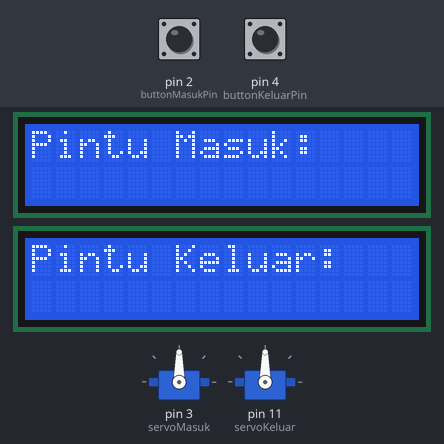
This sketch was run on a simulated Arduino Uno, built with avr-gcc and run on an emulated ATmega328P. Shown: 2 × servo, 2 × 16×2 character LCD. Inputs (shaded band) come from the test bench; at power-on: pin 2 (buttonMasukPin) HIGH, pin 4 (buttonKeluarPin) HIGH.

Above: at 1.3 s.
1.4 s: pin 2 (buttonMasukPin) pulled LOW for 3.2 s
At 6.6 s:
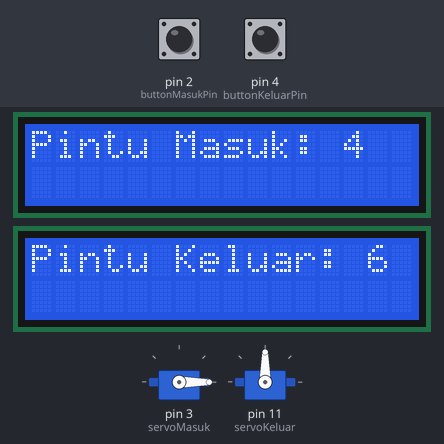
6.9 s: pin 4 (buttonKeluarPin) pulled LOW for 3.2 s
At 12.1 s:
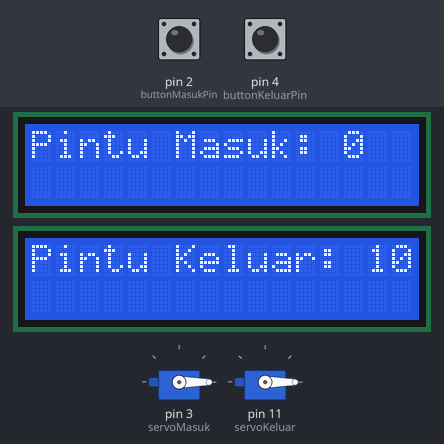
12.4 s: pin 2 (buttonMasukPin) pulled LOW for 0.15 s
At 13.2 s:
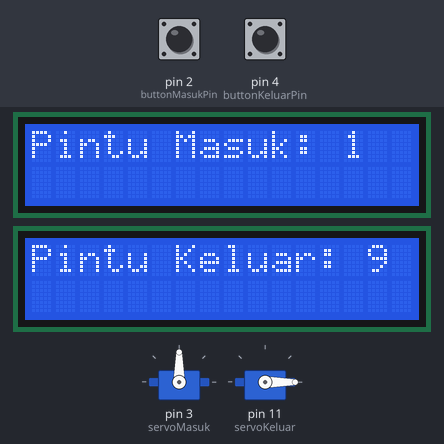
14.9 s: pin 4 (buttonKeluarPin) pulled LOW for 3.2 s
At 17.3 s:
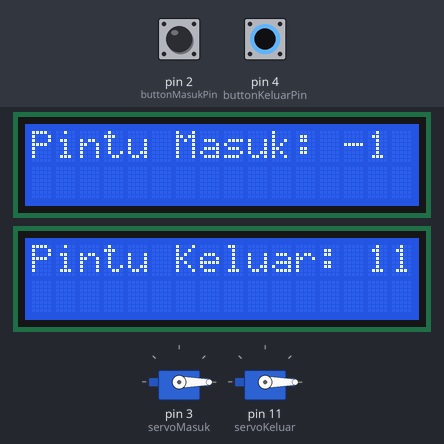
Timing chart, 0 to 18.8 s (numbered marks = the images above; inputs shaded):
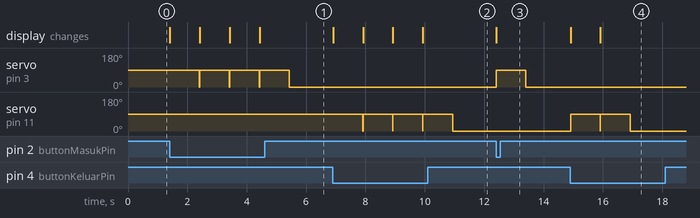

Measured:
- after the input at 1.4 s, servo on pin 3 (servoMasuk): 90° → 0° after 4.0 s; the display: first changes at once (image 1 shows a later state)
- after the input at 6.9 s, servo on pin 11 (servoKeluar): 90° → 0° after 4.0 s; the display: first changes at once (image 2 shows a later state)
- after the input at 12.4 s, servo on pin 3 (servoMasuk): 0° → 90° at once, → 0° 1.0 s later; the display: changes at once (image 3)
- after the input at 14.9 s, servo on pin 11 (servoKeluar): 0° → 90° at once, → 0° 2.0 s later; the display: first changes at once (image 4 shows a later state)

The sketch:

Parking_Car_Simulation.ino
```cpp
#include <Servo.h>
#include <LiquidCrystal.h>

Servo servoMasuk; // Motor servo pintu masuk
Servo servoKeluar; // Motor servo pintu keluar
LiquidCrystal lcdMasuk(A0, A1, A2, A3, A4, A5); // Inisialisasi LCD
LiquidCrystal lcdKeluar(7, 8, 9, 10, 12, 13);

const int buttonMasukPin = 2; // Pin untuk tombol masuk
const int buttonKeluarPin = 4; // Pin untuk tombol keluar
int kendaraanMasuk = 0; // Jumlah kendaraan yang masuk
int kendaraanKeluar = 10; // Jumlah kendaraan yang keluar

void setup() {
  servoMasuk.attach(3); // Attach motor servo pintu masuk ke pin 3
  servoKeluar.attach(11); // Attach motor servo pintu keluar ke pin 11
  pinMode(buttonMasukPin, INPUT_PULLUP); // Konfigurasi tombol masuk sebagai input dengan pull-up resistor
  pinMode(buttonKeluarPin, INPUT_PULLUP); // Konfigurasi tombol keluar sebagai input dengan pull-up resistor
  lcdMasuk.begin(16, 2); // Inisialisasi LCD dengan ukuran 16x2
  //lcdMasuk.clear(); // Membersihkan tampilan awal LCD
  lcdMasuk.print("Pintu Masuk: ");
  lcdKeluar.begin(16, 2);
  //lcdKeluar.clear();
  lcdKeluar.print("Pintu Keluar: ");
}

void status() {
  lcdMasuk.setCursor(6, 0);
  lcdMasuk.clear();
  lcdMasuk.print("Pintu Masuk: "+ String(kendaraanMasuk));
  lcdKeluar.setCursor(6, 0);
  lcdKeluar.clear();
  lcdKeluar.print("Pintu Keluar: "+ String(kendaraanKeluar));
}

void loop() {
  if (digitalRead(buttonMasukPin) == LOW) {
    if (kendaraanMasuk < 10) {
      kendaraanMasuk+=1;
      kendaraanKeluar-=1;
      status();
      servoMasuk.write(90); // Menggerakkan servo pintu masuk ke posisi terbuka
      delay(1000); // Delay untuk simulasi kendaraan masuk
      servoMasuk.write(0); // Mengembalikan servo pintu masuk ke posisi tertutup
    }
  }

  if (digitalRead(buttonKeluarPin) == LOW) {
    if (kendaraanKeluar <= 10) {
      kendaraanMasuk-=1;
      kendaraanKeluar+=1;
      status();
      servoKeluar.write(90); // Menggerakkan servo pintu keluar ke posisi terbuka
      delay(1000); // Delay untuk simulasi kendaraan keluar
      servoKeluar.write(0); // Mengembalikan servo pintu keluar ke posisi tertutup
    }
  }
}
```
